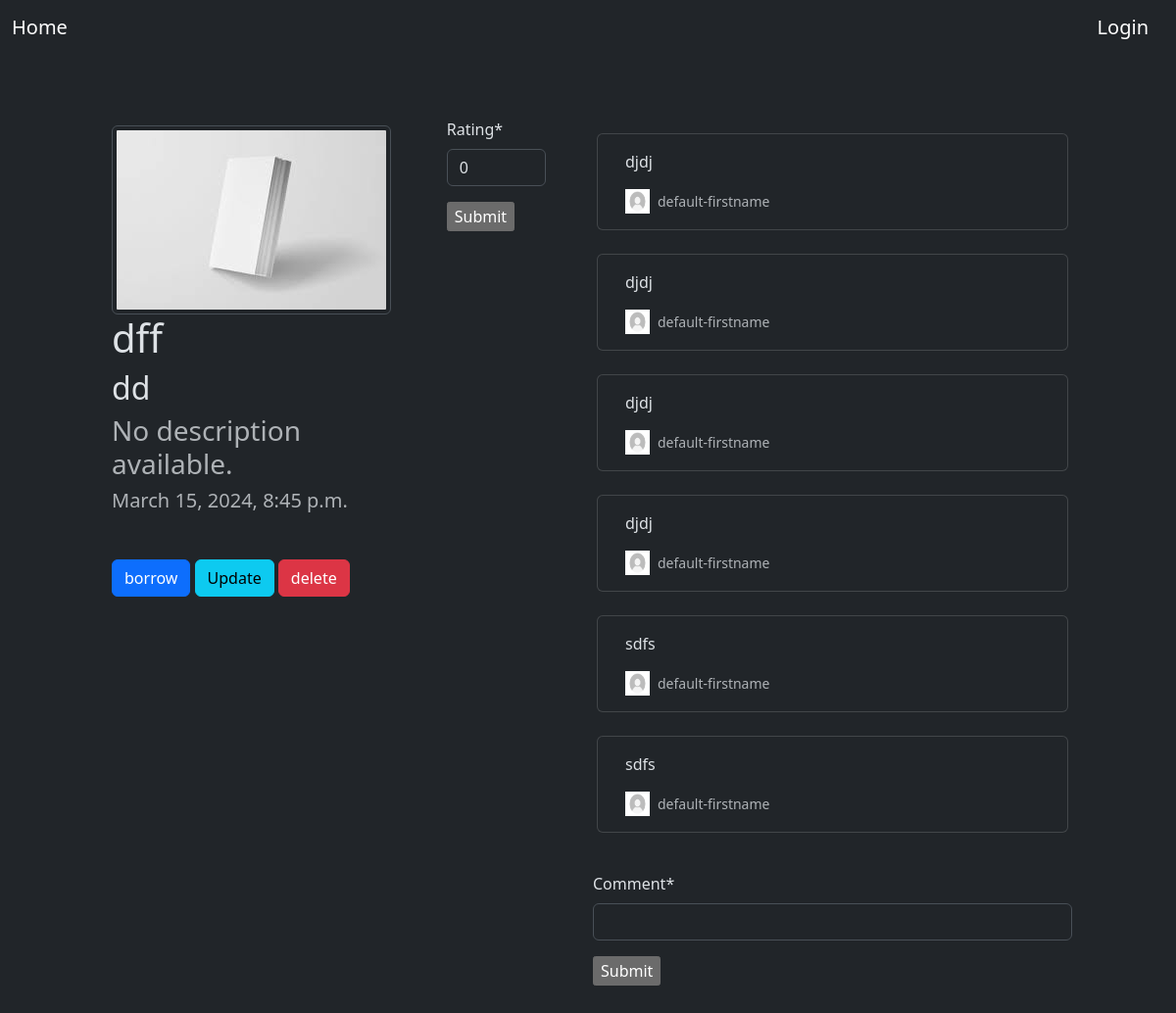
Screenshot of /book/4/ with the database file from the repository.
### bookApp/models.py (models this page shows, shortened)
class Book(models.Model):
	id = models.IntegerField(primary_key=True)
	title = models.CharField(max_length=50)
	author = models.CharField(max_length=50)
	pcs_left = models.IntegerField("Total number of copies")
	genre =  models.CharField(max_length=150)
	cover_image = models.ImageField(upload_to='Book-Covers/', default='defaults/no-cover.jpeg')
	rating = models.FloatField(default=0)
	description = models.TextField(default='No description available.')
	borrowers = models.ManyToManyField(CustomUser)
	created_at = models.DateTimeField(auto_now_add=True)
	updated_at = models.DateTimeField(auto_now=True)
	class Meta:
		ordering = ["title"]

class Comment(models.Model):
	id = models.IntegerField(primary_key=True)
	content = models.TextField()
	time_posted = models.TimeField(auto_now_add=True)
	book = models.ForeignKey(Book, on_delete=models.CASCADE)
	poster = models.ForeignKey(CustomUser, on_delete=models.CASCADE)
	class Meta:
		ordering = ["time_posted"]

### users/models.py (models this page shows, shortened)
class CustomUser(AbstractBaseUser, PermissionsMixin):
    email = models.EmailField(_("Email Address"), unique=True)
    first_name = models.CharField(max_length=50, default='default-firstname')
    last_name = models.CharField(max_length=50, default='default-lastname')
    is_staff = models.BooleanField(default=False)
    is_active = models.BooleanField(default=True)
    is_banned = models.BooleanField(default=False)
    date_joined = models.DateTimeField(default=timezone.now)
    profile_image = models.ImageField(upload_to='User-Profiles/', default='/defaults/no-profile.png')
    role = models.CharField(max_length=30, choices = ROLE_CHOICES, default=ST)
    USERNAME_FIELD = "email"
    REQUIRED_FIELDS = []
    objects = CustomUserManager()

### bookApp/views.py (the view, shortened to what this page needs)
# urls.py: path('book/<int:book_id>/', book_detail, name='book-detail'),
def book_detail(request, book_id):
	book = Book.objects.filter(id=book_id)
	comments = book.first().comment_set.all()
	if request.user in book.first().borrowers.all():
		is_user_borrower = True
	else:
		is_user_borrower = False
	context =  {'book':book, 'comment_form':CommentForm(), 'rating_form':BookRatingForm(), 'comments':comments, 'is_user_borrower':is_user_borrower}
	return render(request, 'bookApp/book_detail.html', context)

### bookApp/forms.py
class CommentForm(forms.Form):
    content = forms.CharField(label="Comment", max_length=500)

class BookRatingForm(forms.ModelForm):
    class Meta:
        model = Book
        fields = ['rating']

### bookApp/templates/bookApp/book_detail.html (shortened to what this page needs)
{% extends "./layout.html" %}
{% load crispy_forms_tags %}
{% block content %}
	<div class="d-flex  flex-row p-5 m-3 gap-5">
		{% for book in book %}
			<div class="p-2 w-75 bd-highlight">
				<img src="{{book.cover_image.url}}" class="img-fluid img-thumbnail" alt="Responsive image">
				<div class="d-flex flex-column justify-content-center"><h1>{{book.title}}</h1>
				<h2>{{book.author}}</h2></div>
				<h3 class="text-muted">{{book.description}}</h3>
				<h5 class="text-muted">{{book.created_at}}</h5>
				{%if is_user_borrower %}
				<a href={% url 'book-return' book_id=book.id %} class="btn btn-primary">return</a>
			{% else %}
				<a href={% url 'book-borrow' book_id=book.id %} class="btn btn-primary">borrow</a>
			{% endif %}
			<a href={% url 'book-edit' book_id=book.id %} class="btn btn-info">Update</a>
			<a href={% url 'book-delete' book_id=book.id %} class="btn btn-danger">delete</a>
		</div>
		<form method="post" action={% url 'book-rate' book_id=book.id %}>
			{{ rating_form|crispy}}
			<input type="submit" value="Submit" class=>
	{% endfor %}
	<div class="d-flex flex-column">
		<div class="d-flex flex-column g-1 p-3">
			<div class="row d-flex justify-content-center">
				{% for comment in comments%}
					<div class="card mb-4">
						<div class="card-body ">
							<p>{{comment.content}}</p>
							<div class="d-flex justify-content-between ">
								<div class="d-flex flex-row align-items-center">
									<img src="{{comment.poster.profile_image.url}}" alt="avatar" width="25"
									height="25" />
									<p class="small mb-0 ms-2 text-muted">{{comment.poster.first_name}}</p>
								</div>
							</div>
						</div>
					</div>
				{% endfor %}
			</div>
		</div>
		<form method="post" action="">
			{{ comment_form|crispy}}
			<input type="submit" value="Submit" class=>
		</form>
	</div>
</div>
{% endblock %}

### rows the page displays
Book: cover_image (picture), title "dff", author "dd", description "No description available.", created_at "March 15, 2024, 8:45 p.m.", rating "0"
Comment: content "djdj", poster.profile_image (picture), poster.first_name "default-firstname"
Comment: content "djdj", poster.profile_image (picture), poster.first_name "default-firstname"
Comment: content "djdj", poster.profile_image (picture), poster.first_name "default-firstname"
Comment: content "djdj", poster.profile_image (picture), poster.first_name "default-firstname"
Comment: content "sdfs", poster.profile_image (picture), poster.first_name "default-firstname"
Comment: content "sdfs", poster.profile_image (picture), poster.first_name "default-firstname"
